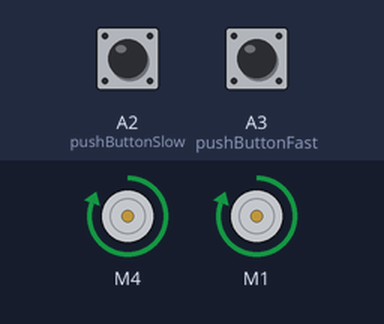
Bench run of a sketch on a simulated Arduino Mega 2560, built with avr-gcc and run on an emulated ATmega2560. Shown: 2 × DC motor (green arrow = forward, orange = backward, longer = faster). The test bench sets the inputs (shaded band); at power-on: A2 (pushButtonSlow) HIGH, A3 (pushButtonFast) HIGH.

Above: at 1.2 s.
1.3 s: A2 (pushButtonSlow) pulled LOW for 0.15 s
At 2.4 s:
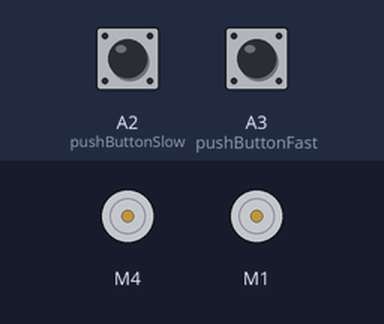
2.9 s: A3 (pushButtonFast) pulled LOW for 0.15 s
At 3.6 s:
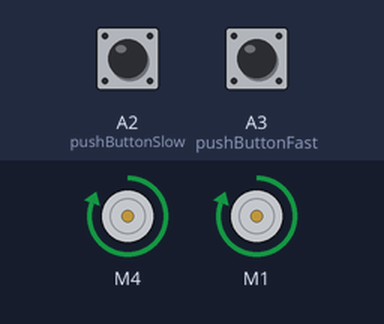
4.5 s: A2 (pushButtonSlow) pulled LOW for 1 s
At 4.9 s:
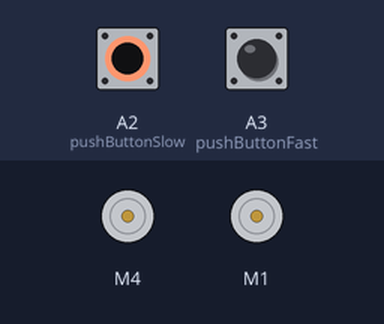
Timing chart, 0 to 7.5 s (numbered marks = the images above; inputs shaded):
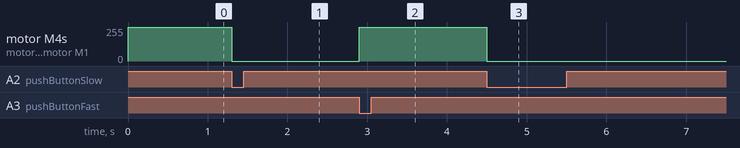

Measured:
- after the input at 1.3 s, motor M4, motor M1: forward 255/255 → stopped at once
- after the input at 2.9 s, motor M4, motor M1: stopped → forward 255/255 at once
- after the input at 4.5 s, motor M4, motor M1: forward 255/255 → stopped at once

The sketch:

TestPumps.ino
```cpp
#include <AFMotor.h>

// Define the pins the push buttons and limit switch are connected to
#define pushButtonSlow A2
#define pushButtonFast A3
#define cfpump 53

bool pushButtonStateSlow = HIGH;
bool pushButtonStateFast = HIGH;

// Connect the DC motor to M1 on the motor control board
AF_DCMotor DCmotor(2);
AF_DCMotor pump(4);
AF_DCMotor ppump(1);

void setup() {
  // Set up serial communication to print things to the serial monitors
  Serial.begin (9600);
  pinMode(pushButtonSlow, INPUT_PULLUP);
  pinMode(pushButtonFast, INPUT_PULLUP);

  // Set the speed of the Pumps. The speed input can be 0-255.
  pump.setSpeed(255);
  ppump.setSpeed(255);

  // Start the pumps forward
  ppump.run(FORWARD);
  pump.run(FORWARD);

  // Configure the pins to to be input pins
  pinMode(pushButtonSlow, INPUT_PULLUP);
  pinMode(pushButtonFast, INPUT_PULLUP);
}

void loop() {
  pushButtonStateSlow=digitalRead(pushButtonSlow);
  pushButtonStateFast=digitalRead(pushButtonFast);

  // Turn the motor slowly or quickly depending on which button is pressed
  if (pushButtonStateSlow==LOW){
    pump.setSpeed(0);
    ppump.setSpeed(0);
    digitalWrite(cfpump, LOW);

  }
  else if (pushButtonStateFast==LOW){
    pump.setSpeed(255);
    ppump.setSpeed(255);
    digitalWrite(cfpump, HIGH);
  }


  // Wait 50 milliseconds before starting the void loop over again
  delay(50);
}
```
